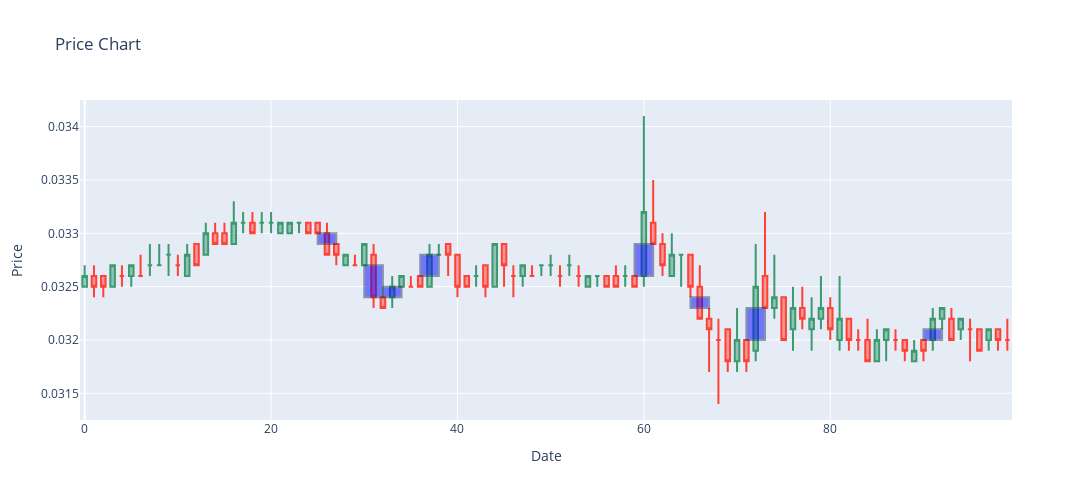

Source (notebook cell):
### Code cell
algo.identify_fvgs()
pt = gu.PlottingTool(width=1200, height=500)
pt.draw_candlesticks(pair_df)
for fvg in algo.fvg_list:
    pt.fig.add_shape(type="rect",
                     x0=fvg.middle_candle - 1,
                     y0=fvg.fvg_lower,
                     x1=fvg.middle_candle + 1,
                     y1=fvg.fvg_upper,
                     fillcolor="blue",
                     opacity=0.5,
                     name="FVG")

pt.show()
pt.save_plot(scale=3)
